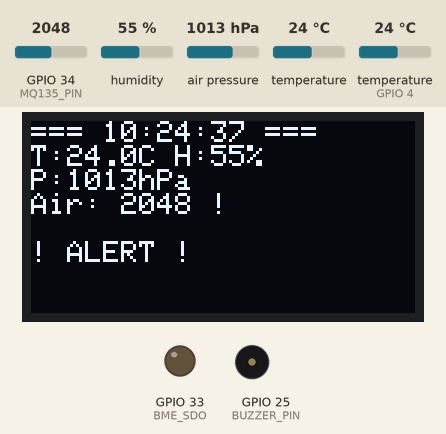
This sketch was run on a simulated ESP32. Shown: 128×64 one-colour display, output pins drawn as LEDs (lit = HIGH), buzzer (waves = sounding, pin HIGH). The test bench sets the inputs (shaded band); at power-on: GPIO 34 (MQ135_PIN) = 2048, humidity 55 %, temperature 24 °C, air pressure 1013 hPa, temperature (sensor on GPIO 4) 24 °C. WiFi joins after 1.5 s; servers stay silent unless stated; uploads are accepted with an empty reply; the local clock reads 2024-03-15 10:24:30 at power-on unless the sketch sets it; storage starts empty; pins used as bus, display or sensor lines are not drawn; what the sketch prints to the serial monitor is not drawn.

Above: at 10.0 s.
10.1 s: GPIO 34 (MQ135_PIN) set to 1929
At 13.5 s:
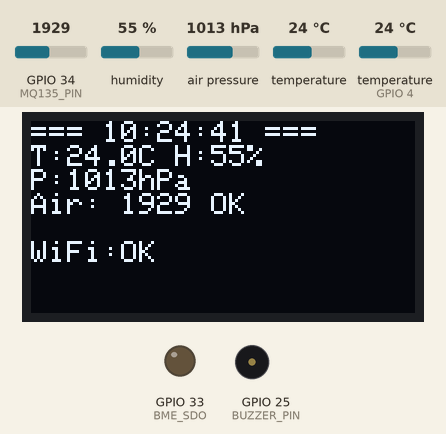
16.8 s: humidity set to 79 %
At 18.6 s:
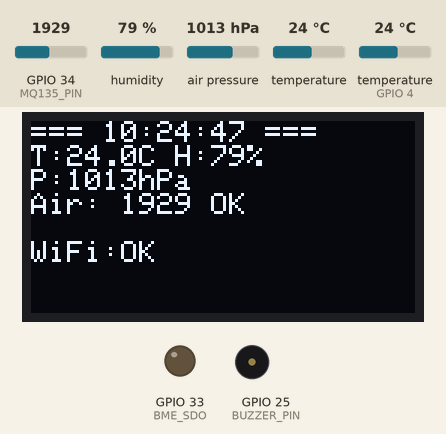
22.5 s: humidity set to 82 %
At 25.7 s:
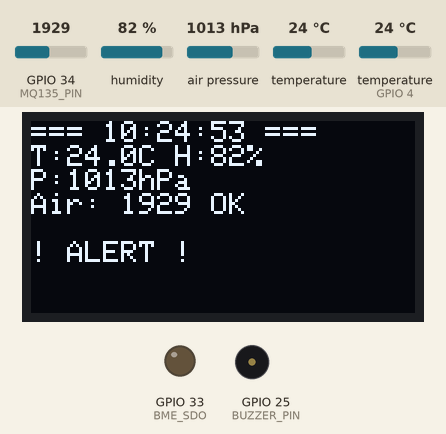
29.1 s: temperature (sensor 0) set to 41 °C
At 31.4 s:
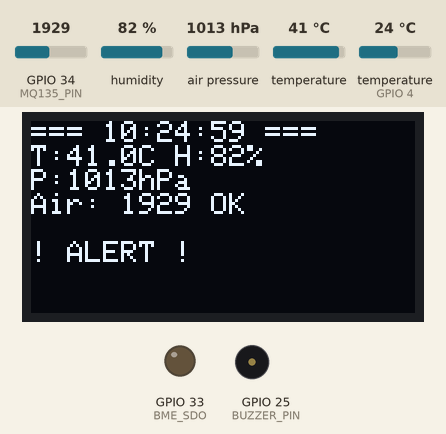
34.9 s: GPIO 34 (MQ135_PIN) set to 2040
At 36.8 s:
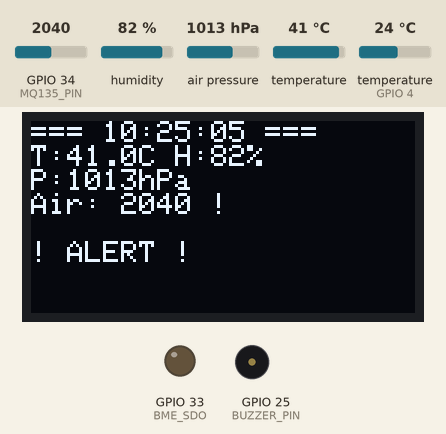
40.7 s: air pressure set to 952 hPa
At 42.7 s:
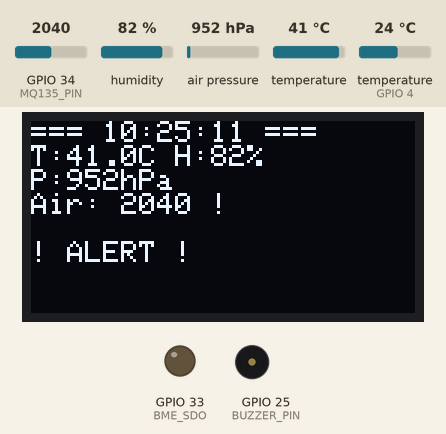
Timing chart, 0 to 44.2 s (numbered marks = the images above; inputs shaded):
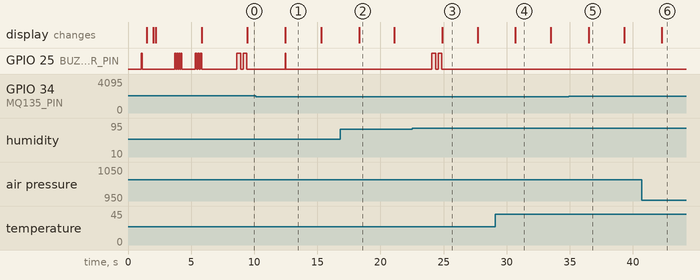

Measured:
- the behaviour switches between 2001 and 2000 on GPIO 34 (MQ135_PIN) (found by bisection; images 0 and 1)
- the behaviour switches between 80 and 81 % on humidity (found by bisection; images 2 and 3)
- after the input at 10.1 s, GPIO 25 (BUZZER_PIN): LOW → HIGH after 2.4 s, → LOW 0.05 s later; the display: changes after 2.3 s (image 1)
- after the input at 22.5 s, the display: changes after 2.4 s (image 3)
- after the input at 34.9 s, the display: changes after 1.6 s (image 5)
- what the display in image 1 shows lasts 2.9 s, from 12.4 s to 15.3 s
- what the display in image 2 shows lasts 2.8 s, from 18.3 s to 21.1 s

The sketch:

zephyr_station_wifi_template.ino
```cpp
// (licence header left out)
#include <Wire.h>
#include <SPI.h>
#include <SD.h>
#include <WiFi.h>
#include <HTTPClient.h>
#include <Adafruit_GFX.h>
#include <Adafruit_SSD1306.h>
#include <Adafruit_BME280.h>
#include <OneWire.h>
#include <DallasTemperature.h>
#include <RTClib.h>
#include <ArduinoJson.h>

// ═══════════════════════════════════════════════════════════
// WIFI CONFIGURATION - CHANGE THESE!
// ═══════════════════════════════════════════════════════════
const char* WIFI_SSID = "YOUR_WIFI_SSID";        // Change this
const char* WIFI_PASSWORD = "YOUR_WIFI_PASSWORD"; // Change this
const char* SERVER_URL = "http://YOUR_COMPUTER_IP:3000/api/sensor-data"; // Change this

// Example: const char* SERVER_URL = "http://192.168.1.100:3000/api/sensor-data";

// ═══════════════════════════════════════════════════════════
// PIN CONFIGURATION
// ═══════════════════════════════════════════════════════════
// OLED Display (I2C Bus 0)
#define OLED_ADDR 0x3C
#define OLED_SDA 21
#define OLED_SCL 22

// BME280 Environmental Sensor (I2C Bus 1)
#define BME_SDA 15
#define BME_SCL 2
#define BME_CSE 32  // Chip Select Enable (I2C mode)
#define BME_SDO 33  // Address select (0x76)

// DS18B20 Temperature Sensor (1-Wire)
#define DS18B20_PIN 4

// RTC DS3231 Real-Time Clock (I2C Bus 2)
#define RTC_SDA 13
#define RTC_SCL 14

// SD Card Module (SPI)
#define SD_CS 5
#define SD_MOSI 23
#define SD_MISO 19
#define SD_SCK 18

// MQ-135 Air Quality Sensor (Analog)
#define MQ135_PIN 34

// Buzzer (Digital Output)
#define BUZZER_PIN 25

// ═══════════════════════════════════════════════════════════
// GLOBAL OBJECTS AND VARIABLES
// ═══════════════════════════════════════════════════════════
// I2C Bus instances (separate buses to avoid conflicts)
TwoWire I2C_OLED = TwoWire(0);
TwoWire I2C_BME = TwoWire(1);
TwoWire I2C_RTC = TwoWire(2);

// Device objects
Adafruit_SSD1306 display(128, 64, &I2C_OLED, -1);
Adafruit_BME280 bme;
OneWire oneWire(DS18B20_PIN);
DallasTemperature tempSensor(&oneWire);
RTC_DS3231 rtc;

// Device status flags
bool oledWorking = false;
bool bmeWorking = false;
bool ds18b20Working = false;
bool rtcWorking = false;
bool sdWorking = false;
bool mq135Working = false;
bool buzzerWorking = false;
bool wifiConnected = false;

// Data logging configuration
String logFileName = "/datalog.csv";
unsigned long lastLogTime = 0;
const unsigned long LOG_INTERVAL = 10000; // Log every 10 seconds

// WiFi transmission configuration
unsigned long lastWiFiSend = 0;
const unsigned long WIFI_SEND_INTERVAL = 5000; // Send every 5 seconds

// Alert thresholds (adjust as needed)
const int AIR_QUALITY_THRESHOLD = 2000;
const float TEMP_HIGH_THRESHOLD = 35.0;
const float HUMIDITY_HIGH_THRESHOLD = 80.0;
bool alertActive = false;

// ═══════════════════════════════════════════════════════════
// BUZZER CONTROL FUNCTIONS
// ═══════════════════════════════════════════════════════════
void beep(int duration = 100) {
  if (buzzerWorking) {
    digitalWrite(BUZZER_PIN, HIGH);
    delay(duration);
    digitalWrite(BUZZER_PIN, LOW);
  }
}

void beepPattern(int count, int duration = 100, int gap = 100) {
  for (int i = 0; i < count; i++) {
    beep(duration);
    if (i < count - 1) delay(gap);
  }
}

void startupSound() {
  beepPattern(3, 100, 100);  // Three quick beeps
}

void alertSound() {
  beepPattern(2, 300, 200);  // Two long beeps
}

void logSound() {
  beep(50);  // Single short beep
}

void wifiConnectedSound() {
  beepPattern(4, 80, 80);  // Four quick beeps
}

// ═══════════════════════════════════════════════════════════
// WIFI FUNCTIONS
// ═══════════════════════════════════════════════════════════
void connectWiFi() {
  Serial.print("→ WiFi Connection... ");

  WiFi.mode(WIFI_STA);
  WiFi.begin(WIFI_SSID, WIFI_PASSWORD);

  int attempts = 0;
  while (WiFi.status() != WL_CONNECTED && attempts < 20) {
    delay(500);
    Serial.print(".");
    attempts++;
  }

  if (WiFi.status() == WL_CONNECTED) {
    wifiConnected = true;
    Serial.println(" ✓ OK");
    Serial.print("  IP Address: ");
    Serial.println(WiFi.localIP());
    Serial.print("  Signal: ");
    Serial.print(WiFi.RSSI());
    Serial.println(" dBm");

    if (buzzerWorking) {
      wifiConnectedSound();
    }
  } else {
    Serial.println(" ✗ FAILED");
    Serial.println("  Check SSID/Password in code");
  }
}

bool sendDataToServer(float bmeTemp, float bmeHumidity, float bmePressure,
                      float ds18Temp, int airQuality, String alertReason) {
  if (!wifiConnected || WiFi.status() != WL_CONNECTED) {
    return false;
  }

  HTTPClient http;
  http.begin(SERVER_URL);
  http.addHeader("Content-Type", "application/json");

  // Create JSON payload
  StaticJsonDocument<512> doc;
  doc["tempBME280"] = bmeWorking ? bmeTemp : 0.0;
  doc["tempDS18B20"] = ds18b20Working ? ds18Temp : 0.0;
  doc["humidity"] = bmeWorking ? bmeHumidity : 0.0;
  doc["pressure"] = bmeWorking ? bmePressure : 0.0;
  doc["airQuality"] = mq135Working ? airQuality : 0;

  if (rtcWorking) {
    DateTime now = rtc.now();
    doc["timestamp"] = now.timestamp(DateTime::TIMESTAMP_FULL);
  }

  if (alertReason != "") {
    doc["alert"] = alertReason;
  }

  String jsonString;
  serializeJson(doc, jsonString);

  // Send POST request
  int httpResponseCode = http.POST(jsonString);

  bool success = false;
  if (httpResponseCode > 0) {
    Serial.print("  → HTTP Response: ");
    Serial.println(httpResponseCode);
    if (httpResponseCode == 200) {
      success = true;
      Serial.println("  ✓ Data sent to dashboard");
    }
  } else {
    Serial.print("  ✗ HTTP Error: ");
    Serial.println(http.errorToString(httpResponseCode));
  }

  http.end();
  return success;
}

// ═══════════════════════════════════════════════════════════
// SETUP - INITIALIZE ALL COMPONENTS
// ═══════════════════════════════════════════════════════════
void setup() {
  Serial.begin(115200);
  delay(1000);

  Serial.println("\n╔════════════════════════════════════════════╗");
  Serial.println("║   ESP32 Smart Room Monitor v2.0            ║");
  Serial.println("║   Zephyr Station - WiFi Connected          ║");
  Serial.println("╚════════════════════════════════════════════╝\n");

  // ===== Initialize Buzzer =====
  Serial.print("→ Buzzer (GPIO 25)... ");
  pinMode(BUZZER_PIN, OUTPUT);
  digitalWrite(BUZZER_PIN, LOW);
  // Test beep
  digitalWrite(BUZZER_PIN, HIGH);
  delay(100);
  digitalWrite(BUZZER_PIN, LOW);
  buzzerWorking = true;
  Serial.println("✓ OK");
  delay(300);

  // ===== Initialize OLED Display =====
  Serial.print("→ OLED Display (Bus 0, GPIO 21/22)... ");
  I2C_OLED.begin(OLED_SDA, OLED_SCL, 100000);
  if(display.begin(SSD1306_SWITCHCAPVCC, OLED_ADDR)) {
    oledWorking = true;
    Serial.println("✓ OK");
    display.clearDisplay();
    display.setTextSize(1);
    display.setTextColor(SSD1306_WHITE);
    display.setCursor(0, 0);
    display.println("Zephyr Station");
    display.println("WiFi Version");
    display.println("Initializing...");
    display.display();
  } else {
    Serial.println("✗ FAILED");
  }

  // ===== Initialize BME280 Sensor =====
  Serial.print("→ BME280 Sensor (Bus 1, GPIO 15/2)... ");
  pinMode(BME_CSE, OUTPUT);
  pinMode(BME_SDO, OUTPUT);
  digitalWrite(BME_CSE, HIGH);
  digitalWrite(BME_SDO, LOW);
  delay(500);
  I2C_BME.begin(BME_SDA, BME_SCL, 100000);
  if (bme.begin(0x76, &I2C_BME) || bme.begin(0x77, &I2C_BME)) {
    bmeWorking = true;
    Serial.println("✓ OK");
  } else {
    Serial.println("✗ FAILED");
  }

  if (oledWorking) {
    display.print("BME280: ");
    display.println(bmeWorking ? "OK" : "FAIL");
    display.display();
  }

  // ===== Initialize DS18B20 =====
  Serial.print("→ DS18B20 Sensor (GPIO 4)... ");
  tempSensor.begin();
  if (tempSensor.getDeviceCount() > 0) {
    ds18b20Working = true;
    Serial.println("✓ OK");
  } else {
    Serial.println("✗ FAILED");
  }

  if (oledWorking) {
    display.print("DS18B20: ");
    display.println(ds18b20Working ? "OK" : "FAIL");
    display.display();
  }

  // ===== Initialize RTC =====
  Serial.print("→ RTC DS3231 (Bus 2, GPIO 13/14)... ");
  I2C_RTC.begin(RTC_SDA, RTC_SCL, 100000);
  if (rtc.begin(&I2C_RTC)) {
    rtcWorking = true;
    Serial.println("✓ OK");
    if (rtc.lostPower()) {
      Serial.println("  ⚠ RTC lost power - uncomment rtc.adjust()");
      // rtc.adjust(DateTime(F(__DATE__), F(__TIME__)));
    }
  } else {
    Serial.println("✗ FAILED");
  }

  if (oledWorking) {
    display.print("RTC: ");
    display.println(rtcWorking ? "OK" : "FAIL");
    display.display();
  }

  // ===== Initialize SD Card =====
  Serial.print("→ SD Card Module (SPI, GPIO 5/18/19/23)... ");
  SPI.begin(SD_SCK, SD_MISO, SD_MOSI, SD_CS);
  if (SD.begin(SD_CS)) {
    sdWorking = true;
    Serial.println("✓ OK");
    if (!SD.exists(logFileName.c_str())) {
      File logFile = SD.open(logFileName.c_str(), FILE_WRITE);
      if (logFile) {
        logFile.println("DateTime,BME_Temp,BME_Humidity,BME_Pressure,DS18_Temp,AirQuality,Alert");
        logFile.close();
        Serial.println("  ✓ Created log file");
      }
    }
  } else {
    Serial.println("✗ FAILED");
  }

  if (oledWorking) {
    display.print("SD Card: ");
    display.println(sdWorking ? "OK" : "FAIL");
    display.display();
  }

  // ===== Initialize MQ-135 =====
  Serial.print("→ MQ-135 Air Quality (GPIO 34)... ");
  pinMode(MQ135_PIN, INPUT);
  int testValue = analogRead(MQ135_PIN);
  if (testValue > 0 && testValue < 4095) {
    mq135Working = true;
    Serial.print("✓ OK (");
    Serial.print(testValue);
    Serial.println(")");
  } else {
    Serial.println("✗ FAILED");
  }

  if (oledWorking) {
    display.print("MQ-135: ");
    display.println(mq135Working ? "OK" : "FAIL");
    display.display();
  }

  // ===== Connect to WiFi =====
  if (oledWorking) {
    display.println("Connecting WiFi...");
    display.display();
  }
  connectWiFi();

  if (oledWorking) {
    display.print("WiFi: ");
    display.println(wifiConnected ? "OK" : "FAIL");
    display.display();
  }

  // ===== System Status Summary =====
  delay(1000);
  Serial.println("\n════════════════════════════════════════════");
  Serial.println("SYSTEM STATUS SUMMARY");
  Serial.println("════════════════════════════════════════════");
  Serial.printf("%-15s %s\n", "OLED Display:", oledWorking ? "✓" : "✗");
  Serial.printf("%-15s %s\n", "BME280:", bmeWorking ? "✓" : "✗");
  Serial.printf("%-15s %s\n", "DS18B20:", ds18b20Working ? "✓" : "✗");
  Serial.printf("%-15s %s\n", "RTC DS3231:", rtcWorking ? "✓" : "✗");
  Serial.printf("%-15s %s\n", "SD Card:", sdWorking ? "✓" : "✗");
  Serial.printf("%-15s %s\n", "MQ-135:", mq135Working ? "✓" : "✗");
  Serial.printf("%-15s %s\n", "Buzzer:", buzzerWorking ? "✓" : "✗");
  Serial.printf("%-15s %s\n", "WiFi:", wifiConnected ? "✓" : "✗");
  Serial.println("════════════════════════════════════════════");

  if (wifiConnected) {
    Serial.println("Dashboard URL: " + String(SERVER_URL));
  }

  Serial.println("\nSystem Ready! Monitoring started...\n");

  if (buzzerWorking) {
    startupSound();
  }

  if (oledWorking) {
    display.clearDisplay();
    display.setCursor(0, 0);
    display.println("=== READY ===");
    display.println();
    display.println(wifiConnected ? "WiFi: Connected" : "WiFi: Offline");
    display.println();
    display.println("Monitoring...");
    display.display();
    delay(2000);
  }
}

// ═══════════════════════════════════════════════════════════
// MAIN LOOP - CONTINUOUS MONITORING
// ═══════════════════════════════════════════════════════════
void loop() {
  DateTime now = DateTime(2025, 1, 1, 0, 0, 0); // Default timestamp
  if (rtcWorking) {
    now = rtc.now();
  }

  // Read sensors
  float bmeTemp = 0.0, bmeHumidity = 0.0, bmePressure = 0.0;
  float ds18Temp = 0.0;
  int airQuality = 0;

  if (bmeWorking) {
    bmeTemp = bme.readTemperature();
    bmeHumidity = bme.readHumidity();
    bmePressure = bme.readPressure() / 100.0F;
  }

  if (ds18b20Working) {
    tempSensor.requestTemperatures();
    ds18Temp = tempSensor.getTempCByIndex(0);
  }

  if (mq135Working) {
    airQuality = analogRead(MQ135_PIN);
  }

  // Check alerts
  bool shouldAlert = false;
  String alertReason = "";

  if (mq135Working && airQuality > AIR_QUALITY_THRESHOLD) {
    shouldAlert = true;
    alertReason = "High Air Pollution";
  }

  if (bmeWorking && bmeTemp > TEMP_HIGH_THRESHOLD) {
    shouldAlert = true;
    if (alertReason != "") alertReason += " / ";
    alertReason += "High Temperature";
  }

  if (bmeWorking && bmeHumidity > HUMIDITY_HIGH_THRESHOLD) {
    shouldAlert = true;
    if (alertReason != "") alertReason += " / ";
    alertReason += "High Humidity";
  }

  if (shouldAlert && !alertActive) {
    alertActive = true;
    if (buzzerWorking) {
      alertSound();
    }
    Serial.printf("⚠⚠⚠ ALERT: %s\n", alertReason.c_str());
  } else if (!shouldAlert) {
    alertActive = false;
  }

  // Update OLED
  if (oledWorking) {
    display.clearDisplay();
    display.setTextSize(1);
    display.setCursor(0, 0);

    if (rtcWorking) {
      display.print("=== ");
      if(now.hour() < 10) display.print("0");
      display.print(now.hour());
      display.print(":");
      if(now.minute() < 10) display.print("0");
      display.print(now.minute());
      display.print(":");
      if(now.second() < 10) display.print("0");
      display.print(now.second());
      display.println(" ===");
    } else {
      display.println("=== --:--:-- ===");
    }

    display.print("T:");
    display.print(bmeWorking ? String(bmeTemp, 1)+"C" : "---");
    display.print(" H:");
    display.println(bmeWorking ? String((int)bmeHumidity)+"%" : "---");

    display.print("P:");
    display.print(bmeWorking ? String((int)bmePressure)+"hPa" : "----");
    display.println();

    display.print("Air: ");
    if (mq135Working) {
      display.print(airQuality);
      display.println(airQuality > AIR_QUALITY_THRESHOLD ? " !" : " OK");
    } else {
      display.println("---");
    }

    display.println();

    if (shouldAlert) {
      display.println("! ALERT !");
    } else {
      display.print("WiFi:");
      display.println(wifiConnected ? "OK" : "X");
    }

    display.display();
  }

  // Serial output
  if (rtcWorking) {
    Serial.print(now.timestamp(DateTime::TIMESTAMP_FULL));
    Serial.print(" | ");
  } else {
    Serial.print("NO-RTC | ");
  }

  Serial.print("T:");
  Serial.print(bmeWorking ? String(bmeTemp,1)+"C" : "---");
  Serial.print(" H:");
  Serial.print(bmeWorking ? String((int)bmeHumidity)+"%" : "---");
  Serial.print(" P:");
  Serial.print(bmeWorking ? String((int)bmePressure)+"hPa" : "---");
  Serial.print(" Air:");
  Serial.print(mq135Working ? String(airQuality) : "---");

  if (shouldAlert) {
    Serial.print(" | ⚠ ");
    Serial.print(alertReason);
  }
  Serial.println();

  // Send data to dashboard via WiFi
  if (wifiConnected && millis() - lastWiFiSend >= WIFI_SEND_INTERVAL) {
    lastWiFiSend = millis();
    sendDataToServer(bmeTemp, bmeHumidity, bmePressure, ds18Temp, airQuality, alertReason);
  }

  // Log to SD card
  if (sdWorking && millis() - lastLogTime >= LOG_INTERVAL) {
    lastLogTime = millis();
    File logFile = SD.open(logFileName.c_str(), FILE_APPEND);
    if (logFile) {
      if (rtcWorking) {
        logFile.print(now.timestamp(DateTime::TIMESTAMP_FULL));
      } else {
        logFile.print("NO_RTC");
      }
      logFile.print(",");
      logFile.print(bmeWorking ? String(bmeTemp, 2) : "0.0");
      logFile.print(",");
      logFile.print(bmeWorking ? String(bmeHumidity, 1) : "0.0");
      logFile.print(",");
      logFile.print(bmeWorking ? String(bmePressure, 1) : "0.0");
      logFile.print(",");
      logFile.print(ds18b20Working ? String(ds18Temp, 2) : "0.0");
      logFile.print(",");
      logFile.print(mq135Working ? String(airQuality) : "0");
      logFile.print(",");
      logFile.println(shouldAlert ? alertReason : "OK");
      logFile.close();
      Serial.println("  → Logged to SD");

      if (buzzerWorking && !shouldAlert) {
        logSound();
      }
    }
  }

  delay(2000);
}
```
